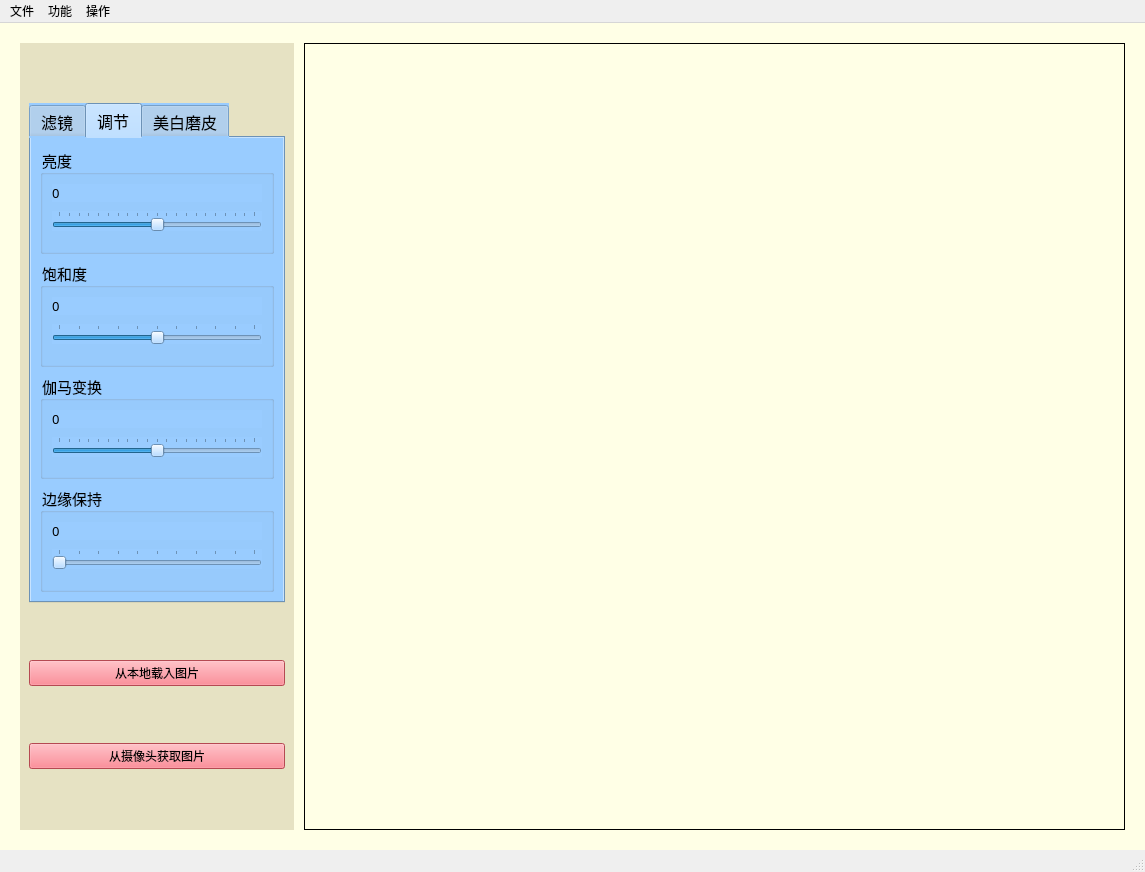
<?xml version="1.0" encoding="UTF-8"?>
<ui version="4.0">
 <class>MainWindow</class>
 <widget class="QMainWindow" name="MainWindow">
  <property name="windowModality">
   <enum>Qt::NonModal</enum>
  </property>
  <property name="enabled">
   <bool>true</bool>
  </property>
  <property name="geometry">
   <rect>
    <x>0</x>
    <y>0</y>
    <width>1145</width>
    <height>872</height>
   </rect>
  </property>
  <property name="sizePolicy">
   <sizepolicy hsizetype="Preferred" vsizetype="Preferred">
    <horstretch>50</horstretch>
    <verstretch>10</verstretch>
   </sizepolicy>
  </property>
  <property name="focusPolicy">
   <enum>Qt::StrongFocus</enum>
  </property>
  <property name="contextMenuPolicy">
   <enum>Qt::ActionsContextMenu</enum>
  </property>
  <property name="acceptDrops">
   <bool>true</bool>
  </property>
  <property name="windowTitle">
   <string>美颜相机</string>
  </property>
  <property name="windowIcon">
   <iconset>
    <normaloff>C:/Users/kunkun/.designer/backup/cam.ico</normaloff>C:/Users/kunkun/.designer/backup/cam.ico</iconset>
  </property>
  <property name="statusTip">
   <string/>
  </property>
  <property name="autoFillBackground">
   <bool>false</bool>
  </property>
  <property name="styleSheet">
   <string notr="true"/>
  </property>
  <property name="iconSize">
   <size>
    <width>50</width>
    <height>50</height>
   </size>
  </property>
  <property name="animated">
   <bool>true</bool>
  </property>
  <property name="tabShape">
   <enum>QTabWidget::Rounded</enum>
  </property>
  <property name="dockNestingEnabled">
   <bool>false</bool>
  </property>
  <property name="dockOptions">
   <set>QMainWindow::AllowTabbedDocks|QMainWindow::AnimatedDocks</set>
  </property>
  <widget class="QWidget" name="centralwidget">
   <property name="sizePolicy">
    <sizepolicy hsizetype="Preferred" vsizetype="Preferred">
     <horstretch>0</horstretch>
     <verstretch>0</verstretch>
    </sizepolicy>
   </property>
   <property name="autoFillBackground">
    <bool>false</bool>
   </property>
   <property name="styleSheet">
    <string notr="true">background-color: rgb(255, 255, 230);
</string>
   </property>
   <layout class="QHBoxLayout" name="_2" stretch="0,13">
    <property name="spacing">
     <number>10</number>
    </property>
    <property name="leftMargin">
     <number>20</number>
    </property>
    <property name="topMargin">
     <number>20</number>
    </property>
    <property name="rightMargin">
     <number>20</number>
    </property>
    <property name="bottomMargin">
     <number>20</number>
    </property>
    <item>
     <widget class="QWidget" name="QWidgetLeft" native="true">
      <property name="styleSheet">
       <string notr="true">* {
background:#e6e2c3;


}</string>
      </property>
      <layout class="QVBoxLayout" name="verticalLayout_3">
       <item>
        <widget class="QTabWidget" name="tabWidget">
         <property name="enabled">
          <bool>true</bool>
         </property>
         <property name="minimumSize">
          <size>
           <width>256</width>
           <height>500</height>
          </size>
         </property>
         <property name="maximumSize">
          <size>
           <width>256</width>
           <height>500</height>
          </size>
         </property>
         <property name="baseSize">
          <size>
           <width>0</width>
           <height>0</height>
          </size>
         </property>
         <property name="font">
          <font>
           <family>华文中宋</family>
           <pointsize>12</pointsize>
          </font>
         </property>
         <property name="styleSheet">
          <string notr="true">*{
background-color:#99CCFF;
}</string>
         </property>
         <property name="currentIndex">
          <number>1</number>
         </property>
         <property name="elideMode">
          <enum>Qt::ElideLeft</enum>
         </property>
         <widget class="QWidget" name="tab_3">
          <property name="font">
           <font>
            <family>微软雅黑</family>
            <pointsize>9</pointsize>
           </font>
          </property>
          <property name="styleSheet">
           <string notr="true">QPushButton{
background-color: #acf6ef;
}</string>
          </property>
          <attribute name="title">
           <string>滤镜</string>
          </attribute>
          <layout class="QVBoxLayout" name="verticalLayout_16" stretch="0,0,0,0,0">
           <property name="spacing">
            <number>2</number>
           </property>
           <property name="topMargin">
            <number>5</number>
           </property>
           <property name="bottomMargin">
            <number>5</number>
           </property>
           <item>
            <widget class="QPushButton" name="pushButton_6">
             <property name="styleSheet">
              <string notr="true"/>
             </property>
             <property name="text">
              <string>凹透镜</string>
             </property>
            </widget>
           </item>
           <item>
            <widget class="QPushButton" name="pushButton_5">
             <property name="text">
              <string>PIL滤镜</string>
             </property>
            </widget>
           </item>
           <item>
            <widget class="QPushButton" name="pushButton_7">
             <property name="text">
              <string>凸透镜</string>
             </property>
            </widget>
           </item>
           <item>
            <widget class="QPushButton" name="pushButton_8">
             <property name="text">
              <string>颜色滤镜</string>
             </property>
            </widget>
           </item>
           <item>
            <widget class="QPushButton" name="pushButton_9">
             <property name="text">
              <string>天空背景滤镜</string>
             </property>
            </widget>
           </item>
          </layout>
         </widget>
         <widget class="QWidget" name="tab_4">
          <property name="sizePolicy">
           <sizepolicy hsizetype="Preferred" vsizetype="Preferred">
            <horstretch>0</horstretch>
            <verstretch>0</verstretch>
           </sizepolicy>
          </property>
          <property name="font">
           <font>
            <family>微软雅黑</family>
            <pointsize>11</pointsize>
           </font>
          </property>
          <attribute name="title">
           <string>调节</string>
          </attribute>
          <layout class="QVBoxLayout" name="verticalLayout_2" stretch="1,1,1,1">
           <item>
            <widget class="QGroupBox" name="groupBox">
             <property name="sizePolicy">
              <sizepolicy hsizetype="Preferred" vsizetype="Preferred">
               <horstretch>20</horstretch>
               <verstretch>0</verstretch>
              </sizepolicy>
             </property>
             <property name="styleSheet">
              <string notr="true"/>
             </property>
             <property name="title">
              <string>亮度</string>
             </property>
             <layout class="QVBoxLayout" name="verticalLayout_4">
              <property name="spacing">
               <number>0</number>
              </property>
              <property name="topMargin">
               <number>0</number>
              </property>
              <item>
               <widget class="QLabel" name="label_6">
                <property name="sizePolicy">
                 <sizepolicy hsizetype="Expanding" vsizetype="Maximum">
                  <horstretch>0</horstretch>
                  <verstretch>0</verstretch>
                 </sizepolicy>
                </property>
                <property name="minimumSize">
                 <size>
                  <width>10</width>
                  <height>10</height>
                 </size>
                </property>
                <property name="font">
                 <font>
                  <family>微软雅黑</family>
                  <pointsize>10</pointsize>
                 </font>
                </property>
                <property name="lineWidth">
                 <number>10</number>
                </property>
                <property name="text">
                 <string>0</string>
                </property>
               </widget>
              </item>
              <item>
               <widget class="QSlider" name="horizontalSlider_4">
                <property name="sizePolicy">
                 <sizepolicy hsizetype="Expanding" vsizetype="Fixed">
                  <horstretch>50</horstretch>
                  <verstretch>0</verstretch>
                 </sizepolicy>
                </property>
                <property name="font">
                 <font>
                  <weight>50</weight>
                  <bold>false</bold>
                 </font>
                </property>
                <property name="cursor">
                 <cursorShape>PointingHandCursor</cursorShape>
                </property>
                <property name="mouseTracking">
                 <bool>false</bool>
                </property>
                <property name="focusPolicy">
                 <enum>Qt::StrongFocus</enum>
                </property>
                <property name="minimum">
                 <number>-100</number>
                </property>
                <property name="maximum">
                 <number>100</number>
                </property>
                <property name="orientation">
                 <enum>Qt::Horizontal</enum>
                </property>
                <property name="tickPosition">
                 <enum>QSlider::TicksAbove</enum>
                </property>
                <property name="tickInterval">
                 <number>10</number>
                </property>
               </widget>
              </item>
             </layout>
            </widget>
           </item>
           <item>
            <widget class="QGroupBox" name="groupBox_3">
             <property name="sizePolicy">
              <sizepolicy hsizetype="Preferred" vsizetype="Preferred">
               <horstretch>20</horstretch>
               <verstretch>0</verstretch>
              </sizepolicy>
             </property>
             <property name="title">
              <string>饱和度</string>
             </property>
             <layout class="QVBoxLayout" name="verticalLayout_6">
              <property name="spacing">
               <number>0</number>
              </property>
              <property name="topMargin">
               <number>0</number>
              </property>
              <item>
               <widget class="QLabel" name="label_9">
                <property name="sizePolicy">
                 <sizepolicy hsizetype="Expanding" vsizetype="Maximum">
                  <horstretch>0</horstretch>
                  <verstretch>0</verstretch>
                 </sizepolicy>
                </property>
                <property name="minimumSize">
                 <size>
                  <width>10</width>
                  <height>10</height>
                 </size>
                </property>
                <property name="font">
                 <font>
                  <family>微软雅黑</family>
                  <pointsize>10</pointsize>
                 </font>
                </property>
                <property name="lineWidth">
                 <number>10</number>
                </property>
                <property name="text">
                 <string>0</string>
                </property>
               </widget>
              </item>
              <item>
               <widget class="QSlider" name="horizontalSlider">
                <property name="cursor">
                 <cursorShape>PointingHandCursor</cursorShape>
                </property>
                <property name="minimum">
                 <number>-50</number>
                </property>
                <property name="maximum">
                 <number>50</number>
                </property>
                <property name="orientation">
                 <enum>Qt::Horizontal</enum>
                </property>
                <property name="tickPosition">
                 <enum>QSlider::TicksAbove</enum>
                </property>
                <property name="tickInterval">
                 <number>10</number>
                </property>
               </widget>
              </item>
             </layout>
            </widget>
           </item>
           <item>
            <widget class="QGroupBox" name="groupBox_6">
             <property name="sizePolicy">
              <sizepolicy hsizetype="Preferred" vsizetype="Preferred">
               <horstretch>20</horstretch>
               <verstretch>0</verstretch>
              </sizepolicy>
             </property>
             <property name="styleSheet">
              <string notr="true"/>
             </property>
             <property name="title">
              <string>伽马变换</string>
             </property>
             <layout class="QVBoxLayout" name="verticalLayout_9">
              <property name="spacing">
               <number>0</number>
              </property>
              <property name="topMargin">
               <number>0</number>
              </property>
              <item>
               <widget class="QLabel" name="label_14">
                <property name="sizePolicy">
                 <sizepolicy hsizetype="Expanding" vsizetype="Maximum">
                  <horstretch>0</horstretch>
                  <verstretch>0</verstretch>
                 </sizepolicy>
                </property>
                <property name="minimumSize">
                 <size>
                  <width>10</width>
                  <height>10</height>
                 </size>
                </property>
                <property name="font">
                 <font>
                  <family>微软雅黑</family>
                  <pointsize>10</pointsize>
                 </font>
                </property>
                <property name="lineWidth">
                 <number>10</number>
                </property>
                <property name="text">
                 <string>0</string>
                </property>
               </widget>
              </item>
              <item>
               <widget class="QSlider" name="horizontalSlider_5">
                <property name="sizePolicy">
                 <sizepolicy hsizetype="Expanding" vsizetype="Fixed">
                  <horstretch>50</horstretch>
                  <verstretch>0</verstretch>
                 </sizepolicy>
                </property>
                <property name="font">
                 <font>
                  <weight>50</weight>
                  <bold>false</bold>
                 </font>
                </property>
                <property name="cursor">
                 <cursorShape>PointingHandCursor</cursorShape>
                </property>
                <property name="mouseTracking">
                 <bool>false</bool>
                </property>
                <property name="focusPolicy">
                 <enum>Qt::StrongFocus</enum>
                </property>
                <property name="minimum">
                 <number>-10</number>
                </property>
                <property name="maximum">
                 <number>10</number>
                </property>
                <property name="singleStep">
                 <number>1</number>
                </property>
                <property name="value">
                 <number>0</number>
                </property>
                <property name="orientation">
                 <enum>Qt::Horizontal</enum>
                </property>
                <property name="tickPosition">
                 <enum>QSlider::TicksAbove</enum>
                </property>
                <property name="tickInterval">
                 <number>1</number>
                </property>
               </widget>
              </item>
             </layout>
            </widget>
           </item>
           <item>
            <widget class="QGroupBox" name="groupBox_2">
             <property name="sizePolicy">
              <sizepolicy hsizetype="Preferred" vsizetype="Preferred">
               <horstretch>20</horstretch>
               <verstretch>0</verstretch>
              </sizepolicy>
             </property>
             <property name="contextMenuPolicy">
              <enum>Qt::CustomContextMenu</enum>
             </property>
             <property name="title">
              <string>边缘保持</string>
             </property>
             <layout class="QVBoxLayout" name="verticalLayout_5">
              <property name="spacing">
               <number>0</number>
              </property>
              <property name="topMargin">
               <number>0</number>
              </property>
              <item>
               <widget class="QLabel" name="label_7">
                <property name="sizePolicy">
                 <sizepolicy hsizetype="Expanding" vsizetype="Maximum">
                  <horstretch>0</horstretch>
                  <verstretch>0</verstretch>
                 </sizepolicy>
                </property>
                <property name="minimumSize">
                 <size>
                  <width>10</width>
                  <height>10</height>
                 </size>
                </property>
                <property name="font">
                 <font>
                  <family>微软雅黑</family>
                  <pointsize>10</pointsize>
                 </font>
                </property>
                <property name="lineWidth">
                 <number>10</number>
                </property>
                <property name="text">
                 <string>0</string>
                </property>
               </widget>
              </item>
              <item>
               <widget class="QSlider" name="horizontalSlider_3">
                <property name="cursor">
                 <cursorShape>PointingHandCursor</cursorShape>
                </property>
                <property name="maximum">
                 <number>10</number>
                </property>
                <property name="orientation">
                 <enum>Qt::Horizontal</enum>
                </property>
                <property name="tickPosition">
                 <enum>QSlider::TicksAbove</enum>
                </property>
                <property name="tickInterval">
                 <number>1</number>
                </property>
               </widget>
              </item>
             </layout>
            </widget>
           </item>
          </layout>
         </widget>
         <widget class="QWidget" name="tab">
          <property name="font">
           <font>
            <family>微软雅黑</family>
            <pointsize>11</pointsize>
           </font>
          </property>
          <property name="layoutDirection">
           <enum>Qt::LeftToRight</enum>
          </property>
          <attribute name="title">
           <string>美白磨皮</string>
          </attribute>
          <layout class="QVBoxLayout" name="verticalLayout_18" stretch="1,1,1,1">
           <item>
            <widget class="QGroupBox" name="groupBox_12">
             <property name="sizePolicy">
              <sizepolicy hsizetype="Preferred" vsizetype="Preferred">
               <horstretch>20</horstretch>
               <verstretch>0</verstretch>
              </sizepolicy>
             </property>
             <property name="styleSheet">
              <string notr="true"/>
             </property>
             <property name="title">
              <string>美白度（人脸识别）</string>
             </property>
             <layout class="QVBoxLayout" name="verticalLayout_7">
              <property name="spacing">
               <number>0</number>
              </property>
              <property name="topMargin">
               <number>0</number>
              </property>
              <property name="bottomMargin">
               <number>11</number>
              </property>
              <item>
               <widget class="QLabel" name="label_8">
                <property name="sizePolicy">
                 <sizepolicy hsizetype="Expanding" vsizetype="Maximum">
                  <horstretch>0</horstretch>
                  <verstretch>0</verstretch>
                 </sizepolicy>
                </property>
                <property name="minimumSize">
                 <size>
                  <width>10</width>
                  <height>10</height>
                 </size>
                </property>
                <property name="font">
                 <font>
                  <family>微软雅黑</family>
                  <pointsize>10</pointsize>
                 </font>
                </property>
                <property name="lineWidth">
                 <number>10</number>
                </property>
                <property name="text">
                 <string>0</string>
                </property>
               </widget>
              </item>
              <item>
               <widget class="QSlider" name="horizontalSlider_8">
                <property name="sizePolicy">
                 <sizepolicy hsizetype="Expanding" vsizetype="Fixed">
                  <horstretch>50</horstretch>
                  <verstretch>0</verstretch>
                 </sizepolicy>
                </property>
                <property name="font">
                 <font>
                  <weight>50</weight>
                  <bold>false</bold>
                 </font>
                </property>
                <property name="cursor">
                 <cursorShape>PointingHandCursor</cursorShape>
                </property>
                <property name="mouseTracking">
                 <bool>false</bool>
                </property>
                <property name="focusPolicy">
                 <enum>Qt::StrongFocus</enum>
                </property>
                <property name="minimum">
                 <number>0</number>
                </property>
                <property name="maximum">
                 <number>50</number>
                </property>
                <property name="pageStep">
                 <number>1</number>
                </property>
                <property name="orientation">
                 <enum>Qt::Horizontal</enum>
                </property>
                <property name="tickPosition">
                 <enum>QSlider::TicksAbove</enum>
                </property>
                <property name="tickInterval">
                 <number>10</number>
                </property>
               </widget>
              </item>
             </layout>
            </widget>
           </item>
           <item>
            <widget class="QGroupBox" name="groupBox_15">
             <property name="sizePolicy">
              <sizepolicy hsizetype="Preferred" vsizetype="Preferred">
               <horstretch>20</horstretch>
               <verstretch>0</verstretch>
              </sizepolicy>
             </property>
             <property name="styleSheet">
              <string notr="true"/>
             </property>
             <property name="title">
              <string>美白度（皮肤识别）</string>
             </property>
             <layout class="QVBoxLayout" name="verticalLayout_20">
              <property name="spacing">
               <number>0</number>
              </property>
              <property name="topMargin">
               <number>0</number>
              </property>
              <item>
               <widget class="QLabel" name="label_18">
                <property name="sizePolicy">
                 <sizepolicy hsizetype="Expanding" vsizetype="Maximum">
                  <horstretch>0</horstretch>
                  <verstretch>0</verstretch>
                 </sizepolicy>
                </property>
                <property name="minimumSize">
                 <size>
                  <width>10</width>
                  <height>10</height>
                 </size>
                </property>
                <property name="font">
                 <font>
                  <family>微软雅黑</family>
                  <pointsize>10</pointsize>
                 </font>
                </property>
                <property name="lineWidth">
                 <number>10</number>
                </property>
                <property name="text">
                 <string>0</string>
                </property>
               </widget>
              </item>
              <item>
               <widget class="QSlider" name="horizontalSlider_13">
                <property name="sizePolicy">
                 <sizepolicy hsizetype="Expanding" vsizetype="Fixed">
                  <horstretch>50</horstretch>
                  <verstretch>0</verstretch>
                 </sizepolicy>
                </property>
                <property name="font">
                 <font>
                  <weight>50</weight>
                  <bold>false</bold>
                 </font>
                </property>
                <property name="cursor">
                 <cursorShape>PointingHandCursor</cursorShape>
                </property>
                <property name="mouseTracking">
                 <bool>false</bool>
                </property>
                <property name="focusPolicy">
                 <enum>Qt::StrongFocus</enum>
                </property>
                <property name="minimum">
                 <number>0</number>
                </property>
                <property name="maximum">
                 <number>50</number>
                </property>
                <property name="orientation">
                 <enum>Qt::Horizontal</enum>
                </property>
                <property name="tickPosition">
                 <enum>QSlider::TicksAbove</enum>
                </property>
                <property name="tickInterval">
                 <number>10</number>
                </property>
               </widget>
              </item>
             </layout>
            </widget>
           </item>
           <item>
            <widget class="QGroupBox" name="groupBox_13">
             <property name="title">
              <string>磨皮程度</string>
             </property>
             <layout class="QVBoxLayout" name="verticalLayout_17">
              <property name="spacing">
               <number>0</number>
              </property>
              <property name="topMargin">
               <number>0</number>
              </property>
              <item>
               <widget class="QLabel" name="label_16">
                <property name="sizePolicy">
                 <sizepolicy hsizetype="Expanding" vsizetype="Maximum">
                  <horstretch>0</horstretch>
                  <verstretch>0</verstretch>
                 </sizepolicy>
                </property>
                <property name="minimumSize">
                 <size>
                  <width>10</width>
                  <height>10</height>
                 </size>
                </property>
                <property name="font">
                 <font>
                  <family>微软雅黑</family>
                  <pointsize>10</pointsize>
                 </font>
                </property>
                <property name="text">
                 <string>0</string>
                </property>
                <property name="textFormat">
                 <enum>Qt::AutoText</enum>
                </property>
               </widget>
              </item>
              <item>
               <widget class="QSlider" name="horizontalSlider_11">
                <property name="sizePolicy">
                 <sizepolicy hsizetype="Expanding" vsizetype="Fixed">
                  <horstretch>50</horstretch>
                  <verstretch>0</verstretch>
                 </sizepolicy>
                </property>
                <property name="font">
                 <font>
                  <weight>50</weight>
                  <bold>false</bold>
                 </font>
                </property>
                <property name="cursor">
                 <cursorShape>PointingHandCursor</cursorShape>
                </property>
                <property name="mouseTracking">
                 <bool>false</bool>
                </property>
                <property name="focusPolicy">
                 <enum>Qt::StrongFocus</enum>
                </property>
                <property name="maximum">
                 <number>10</number>
                </property>
                <property name="pageStep">
                 <number>10</number>
                </property>
                <property name="orientation">
                 <enum>Qt::Horizontal</enum>
                </property>
                <property name="tickPosition">
                 <enum>QSlider::TicksAbove</enum>
                </property>
                <property name="tickInterval">
                 <number>1</number>
                </property>
               </widget>
              </item>
             </layout>
            </widget>
           </item>
           <item>
            <widget class="QGroupBox" name="groupBox_16">
             <property name="title">
              <string>磨皮精度</string>
             </property>
             <layout class="QVBoxLayout" name="verticalLayout_21">
              <property name="spacing">
               <number>0</number>
              </property>
              <property name="topMargin">
               <number>0</number>
              </property>
              <item>
               <widget class="QLabel" name="label_19">
                <property name="sizePolicy">
                 <sizepolicy hsizetype="Expanding" vsizetype="Maximum">
                  <horstretch>0</horstretch>
                  <verstretch>0</verstretch>
                 </sizepolicy>
                </property>
                <property name="minimumSize">
                 <size>
                  <width>10</width>
                  <height>10</height>
                 </size>
                </property>
                <property name="font">
                 <font>
                  <family>微软雅黑</family>
                  <pointsize>10</pointsize>
                 </font>
                </property>
                <property name="text">
                 <string>0</string>
                </property>
                <property name="textFormat">
                 <enum>Qt::AutoText</enum>
                </property>
               </widget>
              </item>
              <item>
               <widget class="QSlider" name="horizontalSlider_14">
                <property name="sizePolicy">
                 <sizepolicy hsizetype="Expanding" vsizetype="Fixed">
                  <horstretch>50</horstretch>
                  <verstretch>0</verstretch>
                 </sizepolicy>
                </property>
                <property name="font">
                 <font>
                  <weight>50</weight>
                  <bold>false</bold>
                 </font>
                </property>
                <property name="cursor">
                 <cursorShape>PointingHandCursor</cursorShape>
                </property>
                <property name="mouseTracking">
                 <bool>false</bool>
                </property>
                <property name="focusPolicy">
                 <enum>Qt::StrongFocus</enum>
                </property>
                <property name="maximum">
                 <number>10</number>
                </property>
                <property name="orientation">
                 <enum>Qt::Horizontal</enum>
                </property>
                <property name="tickPosition">
                 <enum>QSlider::TicksAbove</enum>
                </property>
                <property name="tickInterval">
                 <number>1</number>
                </property>
               </widget>
              </item>
             </layout>
            </widget>
           </item>
          </layout>
         </widget>
        </widget>
       </item>
       <item>
        <widget class="QPushButton" name="pushButton_3">
         <property name="styleSheet">
          <string notr="true">background-color: #fe6673;</string>
         </property>
         <property name="text">
          <string>从本地载入图片</string>
         </property>
        </widget>
       </item>
       <item>
        <widget class="QPushButton" name="pushButton_2">
         <property name="styleSheet">
          <string notr="true">background-color: #fe6673;</string>
         </property>
         <property name="text">
          <string>从摄像头获取图片</string>
         </property>
        </widget>
       </item>
      </layout>
     </widget>
    </item>
    <item>
     <layout class="QVBoxLayout" name="verticalLayout" stretch="100">
      <property name="spacing">
       <number>0</number>
      </property>
      <property name="leftMargin">
       <number>0</number>
      </property>
      <property name="topMargin">
       <number>0</number>
      </property>
      <property name="rightMargin">
       <number>0</number>
      </property>
      <property name="bottomMargin">
       <number>0</number>
      </property>
      <item>
       <widget class="QGraphicsView" name="graphicsView">
        <property name="minimumSize">
         <size>
          <width>0</width>
          <height>500</height>
         </size>
        </property>
        <property name="styleSheet">
         <string notr="true">border: 1px solid #000;</string>
        </property>
        <property name="frameShape">
         <enum>QFrame::NoFrame</enum>
        </property>
        <property name="verticalScrollBarPolicy">
         <enum>Qt::ScrollBarAsNeeded</enum>
        </property>
        <property name="horizontalScrollBarPolicy">
         <enum>Qt::ScrollBarAsNeeded</enum>
        </property>
        <property name="sizeAdjustPolicy">
         <enum>QAbstractScrollArea::AdjustToContents</enum>
        </property>
        <property name="alignment">
         <set>Qt::AlignCenter</set>
        </property>
        <property name="renderHints">
         <set>QPainter::SmoothPixmapTransform</set>
        </property>
        <property name="resizeAnchor">
         <enum>QGraphicsView::NoAnchor</enum>
        </property>
       </widget>
      </item>
     </layout>
    </item>
   </layout>
  </widget>
  <widget class="QStatusBar" name="statusbar"/>
  <widget class="QMenuBar" name="menubar">
   <property name="geometry">
    <rect>
     <x>0</x>
     <y>0</y>
     <width>1145</width>
     <height>26</height>
    </rect>
   </property>
   <property name="font">
    <font>
     <kerning>true</kerning>
    </font>
   </property>
   <property name="mouseTracking">
    <bool>true</bool>
   </property>
   <property name="tabletTracking">
    <bool>false</bool>
   </property>
   <property name="acceptDrops">
    <bool>true</bool>
   </property>
   <property name="nativeMenuBar">
    <bool>false</bool>
   </property>
   <widget class="QMenu" name="menu">
    <property name="title">
     <string>文件</string>
    </property>
    <addaction name="action"/>
    <addaction name="action_2"/>
   </widget>
   <widget class="QMenu" name="menu_5">
    <property name="title">
     <string>操作</string>
    </property>
    <addaction name="action_5"/>
   </widget>
   <widget class="QMenu" name="menu_2">
    <property name="title">
     <string>功能</string>
    </property>
    <addaction name="actionAI"/>
    <addaction name="action_17"/>
    <addaction name="action_18"/>
   </widget>
   <addaction name="menu"/>
   <addaction name="menu_2"/>
   <addaction name="menu_5"/>
  </widget>
  <action name="action">
   <property name="text">
    <string>打开图片</string>
   </property>
   <property name="statusTip">
    <string>打开图片</string>
   </property>
   <property name="shortcut">
    <string>Ctrl+O</string>
   </property>
   <property name="priority">
    <enum>QAction::HighPriority</enum>
   </property>
  </action>
  <action name="action_2">
   <property name="text">
    <string>保存图片</string>
   </property>
   <property name="statusTip">
    <string>保存图片</string>
   </property>
   <property name="whatsThis">
    <string/>
   </property>
   <property name="shortcut">
    <string>Ctrl+S</string>
   </property>
  </action>
  <action name="action_3">
   <property name="text">
    <string>高斯滤波</string>
   </property>
  </action>
  <action name="action_4">
   <property name="text">
    <string>图像清晰</string>
   </property>
   <property name="statusTip">
    <string>图像清晰</string>
   </property>
  </action>
  <action name="action_6">
   <property name="text">
    <string>高斯滤波</string>
   </property>
   <property name="statusTip">
    <string>高斯滤波</string>
   </property>
  </action>
  <action name="action_7">
   <property name="text">
    <string>均值滤波</string>
   </property>
   <property name="statusTip">
    <string>均值滤波</string>
   </property>
  </action>
  <action name="actionLaplacian">
   <property name="text">
    <string>Laplacian</string>
   </property>
   <property name="statusTip">
    <string>Laplacian</string>
   </property>
  </action>
  <action name="actionSobel">
   <property name="text">
    <string>Sobel</string>
   </property>
   <property name="statusTip">
    <string>Sobel</string>
   </property>
  </action>
  <action name="actionPrewitt">
   <property name="text">
    <string>Prewitt</string>
   </property>
   <property name="statusTip">
    <string>Prewitt</string>
   </property>
  </action>
  <action name="action_9">
   <property name="text">
    <string>频域平滑</string>
   </property>
   <property name="statusTip">
    <string>频域平滑</string>
   </property>
  </action>
  <action name="action_10">
   <property name="text">
    <string>频域锐化</string>
   </property>
   <property name="statusTip">
    <string>频域锐化</string>
   </property>
  </action>
  <action name="action_11">
   <property name="text">
    <string>中值滤波</string>
   </property>
   <property name="statusTip">
    <string>中值滤波</string>
   </property>
  </action>
  <action name="action_12">
   <property name="text">
    <string>美白度选择</string>
   </property>
   <property name="statusTip">
    <string>美白度选择</string>
   </property>
  </action>
  <action name="action_13">
   <property name="text">
    <string>平滑度选择</string>
   </property>
   <property name="statusTip">
    <string>平滑度选择</string>
   </property>
  </action>
  <action name="action_5">
   <property name="text">
    <string>还原</string>
   </property>
   <property name="statusTip">
    <string>还原</string>
   </property>
  </action>
  <action name="action_8">
   <property name="text">
    <string>撤销</string>
   </property>
   <property name="statusTip">
    <string>撤销</string>
   </property>
   <property name="shortcut">
    <string>Ctrl+Z</string>
   </property>
   <property name="shortcutContext">
    <enum>Qt::WindowShortcut</enum>
   </property>
  </action>
  <action name="action_14">
   <property name="text">
    <string>放大</string>
   </property>
   <property name="statusTip">
    <string>放大</string>
   </property>
   <property name="shortcut">
    <string>+</string>
   </property>
   <property name="iconVisibleInMenu">
    <bool>true</bool>
   </property>
  </action>
  <action name="action_15">
   <property name="text">
    <string>缩小</string>
   </property>
   <property name="statusTip">
    <string>缩小</string>
   </property>
   <property name="shortcut">
    <string>-</string>
   </property>
  </action>
  <action name="action_16">
   <property name="text">
    <string>截图</string>
   </property>
   <property name="statusTip">
    <string>截图</string>
   </property>
  </action>
  <action name="actionwo">
   <property name="text">
    <string>wo</string>
   </property>
  </action>
  <action name="actionGamma">
   <property name="text">
    <string>Gamma变换</string>
   </property>
  </action>
  <action name="actionAI">
   <property name="text">
    <string>AI换脸功能</string>
   </property>
  </action>
  <action name="action_17">
   <property name="text">
    <string>图像处理功能</string>
   </property>
  </action>
  <action name="action_18">
   <property name="text">
    <string>视频处理功能</string>
   </property>
  </action>
 </widget>
 <tabstops>
  <tabstop>graphicsView</tabstop>
  <tabstop>horizontalSlider_4</tabstop>
  <tabstop>horizontalSlider_3</tabstop>
  <tabstop>horizontalSlider</tabstop>
 </tabstops>
 <resources/>
 <connections/>
</ui>
